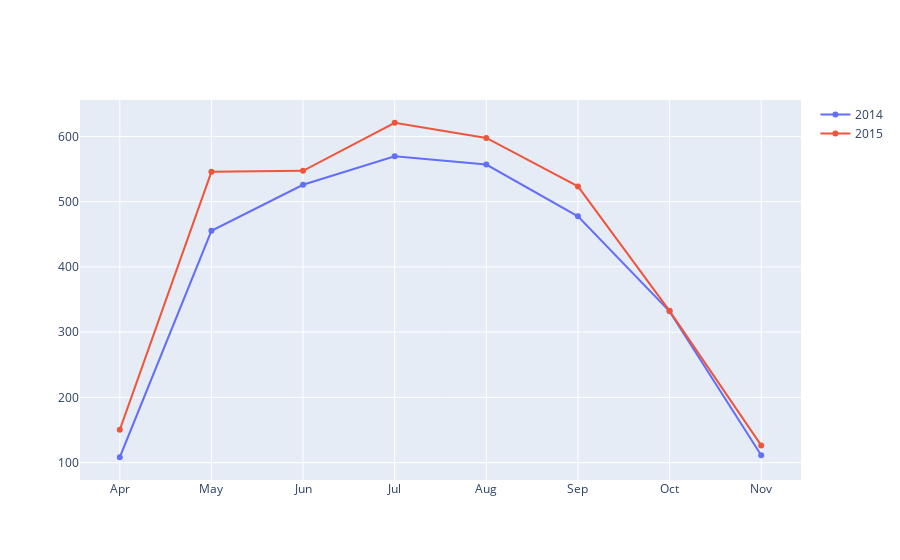

Write notebook code for a chart like this one.
### Code cell
fig = go.Figure()

for year in plot_df1['yyyy'].unique():

    fig.add_trace(
        go.Scatter(
            name = year, x = plot_df1['mmm'].unique(), y = plot_df1.loc[plot_df1['yyyy'] == year,"rides"].to_list()
        )
    )

fig.update_layout(barmode = 'group',
                 hovermode = "x")

fig.show()

### Figure 1 — Plotly figure (JSON) as saved in the notebook; plotly's stock layout.template omitted (floating-point values rounded to 4 significant figures)
{"data": [{"name": "2014", "type": "scatter", "x": ["Apr", "May", "Jun", "Jul", "Aug", "Sep", "Oct", "Nov"], "y": [108.3, 455.3, 525.9, 569.4, 556.8, 477.5, 331.8, 111.4]}, {"name": "2015", "type": "scatter", "x": ["Apr", "May", "Jun", "Jul", "Aug", "Sep", "Oct", "Nov"], "y": [150.3, 545.7, 547.2, 620.9, 597.5, 523.3, 332.6, 126.4]}], "layout": {"autosize": true, "barmode": "group", "hovermode": "x", "xaxis": {"autorange": true, "range": [-0.4193, 7.419], "type": "category"}, "yaxis": {"autorange": true, "range": [65.96, 663.2], "type": "linear"}}}
